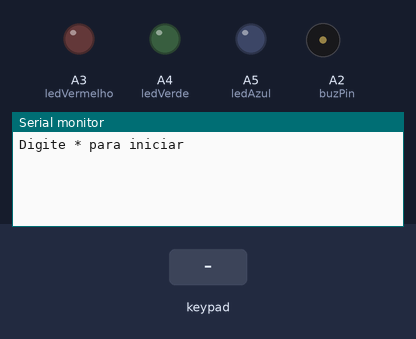
Bench run of a sketch on a simulated Arduino Uno, built with avr-gcc and run on an emulated ATmega328P. Shown: output pins drawn as LEDs (lit = HIGH), buzzer (waves = sounding, pin HIGH), the last lines printed to the serial monitor. Inputs (shaded band) come from the test bench.

Above: at 1.2 s.
1.3 s: key '*' pressed
At 2.1 s:
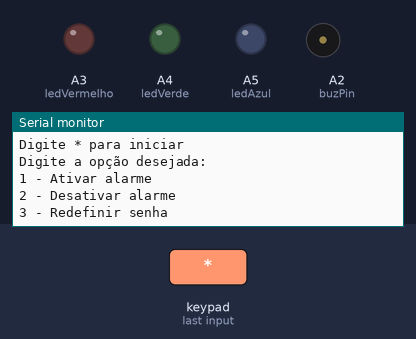
2.8 s: keypad keys 1 3 9 pressed 0.4 s apart
At 4.6 s:
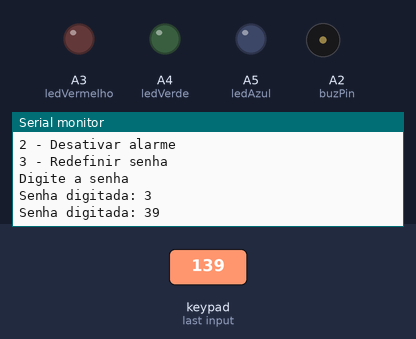
5.5 s: key '#' pressed
At 7.0 s:
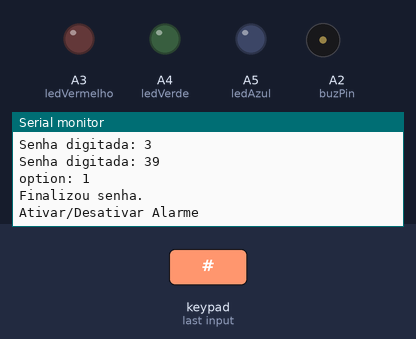

The sketch:

Projeto3_AlarmeSenhaPresenca.ino
```cpp
// PROGMEN - Utilidade/Explicação
// utilizar a função F() para dar print em msgs, pois F() armazena na memória flash,
// diminuindo a quantidade de bytes utlizadas na placa arduino. Após utilizada, é desalocada da flash.
// Exemplo: Serial.println(F("Olá Mundo!"));
// Exemplo2: String meuTexto = F("1"); // não funciona com inteiro, somente com String.
// Exemplo3: Serial.println(F(meuTexto)); // nesse caso não adianta pois a varável já foi setada na memória, então já ocupou o espaço.

#include <Keypad.h>
#include <Ethernet.h>
#include <SD.h>

//bool digitandoSenha = false;
//bool redefinirSenha = false;
//String senhaCorreta = "1234";

File myFile;
int i = 0;
const int ledVermelho = A3;
const int ledVerde = A4;
const int ledAzul = A5;
char key;
char mascara = 'x';
String mascaraFinal;
String senhaDigitada;
boolean digitando;
char option;
const byte ROWS = 4;
const byte COLS = 3;
bool aguardandoOpcao;
char keys[ROWS][COLS] = {
  {'1', '2', '3'},
  {'4', '5', '6'},
  {'7', '8', '9'},
  {'*', '0', '#'}
};
byte rowPins[ROWS] = {5, A1, 3, A0};
byte colPins[COLS] = {8, 7, 6};

Keypad keypad = Keypad( makeKeymap(keys), rowPins, colPins, ROWS, COLS );


// =======================================================================
// declarando as variáveis
int sensorPin = 9;    // select the input pin for the potentiometer
int sensorValue;  // variable to store the value coming from the sensor
long startTime; // variável do cronometro.
const int duration = 500; // duração do alarme
const int buzPin = A2; // pino do buzzer.
int frequency; // frequencia do alarme
int sensorValuePrev = 0;
// =======================================================================


void setup() {
  Serial.begin(9600);
  pinMode(A0, INPUT);
  pinMode(ledVermelho, OUTPUT);
  pinMode(ledVerde, OUTPUT);
  pinMode(sensorPin, INPUT); // declarando o pino de entrada do infravermelho
  pinMode(buzPin, OUTPUT); // declarando o pino de saida do buzzer
  while (!Serial) {
  }
  //funcaoPrintMenu();
  Serial.println("Digite * para iniciar");
}


void loop() {

  //  //sensorValue = analogRead(sensorPin); // para pegar maior frequencia e até mesmo o calor do corpo.
  //  sensorValue = digitalRead(sensorPin); // lendo o infravemelho e armazenando em uma variável
  //
  //  if (sensorValue && !sensorValuePrev) {
  //    startTime = millis(); // inicia o cronometro
  //    digitando = true;
  //  }
  //  Serial.println(sensorValue); // "printando" o valor do infra
  //  timer(); // chamando a função para disparar o alarme
  //  sensorValuePrev = sensorValue;

  key = keypad.getKey();

  if (digitando && key && key != '*') {
    if (key == '#') {
      Serial.print("option: "); Serial.println(option);
      funcaoEndSenha();
    } else {
      funcaoDigitando();
    }
  }

  if (aguardandoOpcao) {
    //Serial.println(aguardandoOpcao);
    if (key) {
      if (key == '1' || key == '2' || key == '3') {
        option = key;
        Serial.println("Digite a senha");
        //i++;
        digitando = true;
        aguardandoOpcao = false;
      } else {
        Serial.println("Opcao invalida");

      }
    }
  }

  if (key == '*' && !digitando) {
    senhaDigitada = "";
    mascaraFinal = "";
    aguardandoOpcao = true;
    funcaoPrintMenu();
  }

}

/////////////////////////////////////////////////////////////////////////////////
//FUNÇÕES
/////////////////////////////////////////////////////////////////////////////////

/*Função Imprime Menu*/
void funcaoPrintMenu () {
  Serial.println("Digite a opção desejada:");
  Serial.println("1 - Ativar alarme");
  Serial.println("2 - Desativar alarme");
  Serial.println("3 - Redefinir senha");
}


/*Função Digitando Senha - Armazenando input*/
void funcaoDigitando() {
  analogWrite(ledVermelho, 0);
  analogWrite(ledVerde, 0);
  analogWrite(ledAzul, 0);
  senhaDigitada += key;
  mascaraFinal += mascara;
  Serial.print("Senha digitada: ");
  Serial.println(senhaDigitada);
}


/*Função Finalizando de Digitar Senha - End*/
void funcaoEndSenha() {
  analogWrite(ledVermelho, 0);
  analogWrite(ledVerde, 0);
  analogWrite(ledAzul, 0);
  Serial.println("Finalizou senha.");

  switch (option) {
    case '1':
    case '2':
      //funcaoAtivarDesativarAlarme();
      Serial.println("Ativar/Desativar Alarme");
      break;
    case '3':
      //funcaoRedefinirSenha();
      Serial.println("Redefinir Senha");
      break;
    default:
      Serial.println("Deu bosta!!!!");
  }
  digitando = false;
}

/*Função Ativar Alarme - option 1*/
void funcaoAtivarAlarme() {

}

/*Função Gravar info no SD*/
//String funcaoGravarSD(String senhaRedefinida) {
//  if (!SD.begin(4)) {
//    Serial.println("initialization failed!");
//    while (1);
//  }
//  Serial.println("initialization done.");
//
//  myFile = SD.open("senhas.txt", FILE_WRITE);
//
//  if (myFile) {
//    Serial.print("Writing to senhas.txt...");
//    myFile.println(senhaRedefinida);
//    // close the file:
//    myFile.close();
//    Serial.println("done.");
//  } else {
//    // if the file didn't open, print an error:
//    Serial.println("error opening senhas.txt");
//  }
//}


// =======================================================================
void timer() { // função de dispara o alarme

  if (millis() >= (startTime + 10000) && millis() <= (startTime + 20000)) {
    // acrescentar a senha // se o tempo for maior que 10 seg e menor 20 seg, dispara o alarme
    // Nestes FOR ajusta o buzzer para fazer o som de uma sirene/alarme
    for (frequency = 150; frequency < 1800; frequency += 1) {
      tone(buzPin, frequency, duration);// acionar o buzzer.
      delay (1);
    }
    for (frequency = 1800; frequency < 150; frequency -= 1) {
      tone(buzPin, frequency, duration);// acionar o buzzer.
      delay (1);
    }
  }

  noTone(buzPin); // desligar o buzzer/alarme

}
// =======================================================================


//*******************************************************************************
//FUNÇÕES MORTASSSS *************************************************************
//*******************************************************************************

/*Função Começando a Digitar Senha - Start*/
//void funcaoStartSenha() {
//  analogWrite(ledVermelho, 0);
//  analogWrite(ledVerde, 0);
//  analogWrite(ledAzul, 0);
//  senhaDigitada = ""; // Limpar a senha.
//  mascaraFinal = ""; // Limpar a quantidade de * digitados.
//  digitandoSenha = true;
//  Serial.println("Insira a senha e aperte # para finalizar.");
//}


/*Função Redefinindo a Senha - Armazenando input*/
//void funcaoRedefinirSenha() {
//  analogWrite(ledVermelho, 0);
//  analogWrite(ledVerde, 0);
//  analogWrite(ledAzul, 0);
//  Serial.println("Digite sua nova senha com 6 dígitos");
//  redefinirSenha = true;
//  for (int i = 0; i >= 5; i++) {
//    Serial.println("Entrou no For" + i);
//    key = keypad.getKey();
//    senhaNova += key; // variável senhaDigitada recebe valor da variável key, vai concatenando tudo que for digitado.
//  }
//  Serial.println(senhaNova);
//  if (senhaNova == senhaCorreta) {
//    Serial.println("Nova senha nao pode ser igual a anterior");
//  } else if (senhaNova != senhaCorreta) {
//    Serial.println("Nova senha definida com sucesso");
//    senhaCorreta = senhaNova;
//    funcaoGravarSD(senhaCorreta);
//    redefinirSenha = false;
//    exit(0);
//  }
//}
//
//  if (senhaDigitada == senhaCorreta) {
//    if (statusAlarme = 0) {
//      analogWrite(ledVermelho, 0);
//      analogWrite(ledVerde, 0);
//      analogWrite(ledAzul, 255);
//      statusAlarme = 1;
//      //      digitalWrite(ledVerde, HIGH);
//      //      digitalWrite(ledVermelho, LOW);
//      Serial.println("Alarme ativado.");
//    } else {
//      Serial.println("Alarme desativado.");
//      statusAlarme = 0;
//      analogWrite(ledVermelho, 0);
//      analogWrite(ledVerde, 255);
//      analogWrite(ledAzul, 0);
//      //      digitalWrite(ledVerde, HIGH);
//      //      digitalWrite(ledVermelho, LOW);
//      //      delay(100);
//      //      digitalWrite(ledVerde, HIGH);
//      //      digitalWrite(ledVermelho, LOW);
//    }
//
//    ///////////////////////////////////////
//    //ADICIONAR FUNCAO PARA DESLIGAR BUZZER
//
//    ///////////////////////////////////////
//    //ADICIONAR FUNCAO PARA ZERAR TEMPORIZADOR
//
//    delay(100);
//    exit(0);
//    //funcaoPararDeTocarAlarme();
//  }


/*Função Senha Incorreta*/
//void funcaoSenhaIncorreta() {
//  if (senhaDigitada != senhaCorreta && count < 2) {
//    count = count + 1;
//    analogWrite(ledVermelho, 255);
//    analogWrite(ledVerde, 0);
//    analogWrite(ledAzul, 0);
//    Serial.println("Senha incorreta. Digite * para tentar novamente");
//    Serial.print("Tentativa: ");
//    Serial.println(count);
//  } else if (senhaDigitada != senhaCorreta && count >= 2) {
//    analogWrite(ledVermelho, 255);
//    analogWrite(ledVerde, 0);
//    analogWrite(ledAzul, 0);
//    Serial.print("Tentativa: ");
//    Serial.println(count + 1);
//    Serial.println("Senha bloqueada. Contate a seguradora.");
//
//    ///////////////////////////////////////
//    //ADICIONAR FUNCAO PARA TOCAR BUZZER
//
//    delay(100);
//    exit(0);
//    //funcaoTocarAlarmeLoucamente();
//  }
//}


/*Função Verificação do Status do Alarme*/
//int funcaoStatusAlarme(int statusAlarme) {
//  digitalWrite(ledVerde, LOW);
//  digitalWrite(ledVermelho, LOW);
//  if (statusAlarme = 0) {
//    Serial.println("Alarme Desativado 0");
//    return 0;
//  }
//  else {
//    Serial.println("Alarme Ativado 1");
//    return 1;
//  }
//}


//*******************************************************************************
```

Measured:
- after the input at 1.3 s, the serial monitor: prints a new line at once (image 1)
- after the input at 2.8 s, the serial monitor: prints a new line at once (image 2)
- after the input at 5.5 s, the serial monitor: prints a new line at once (image 3)
